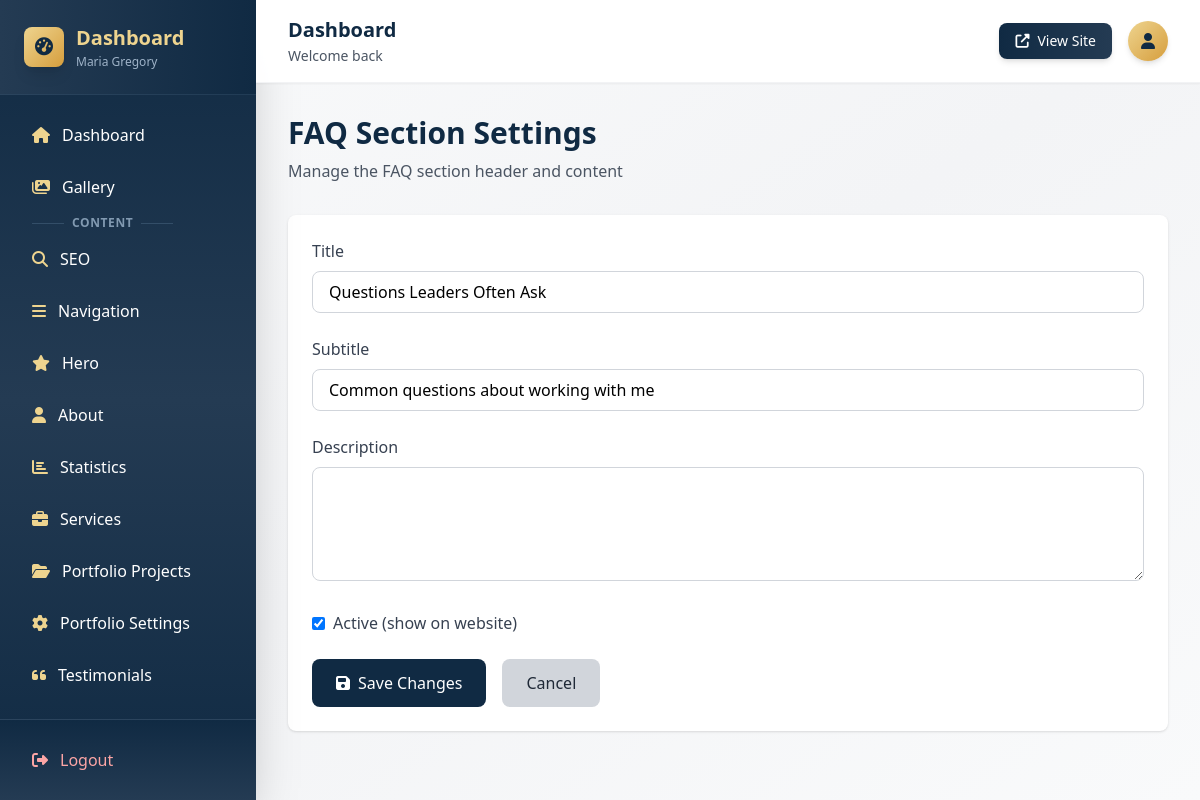
/dashboard/faq-section/ (signed in), run on the app's committed database.
### myApp/models.py (models this page shows, shortened)
class FAQSection(models.Model):
    title = models.CharField(max_length=200)
    subtitle = models.CharField(max_length=300, blank=True)
    description = models.TextField(blank=True)
    content = JSONField(default=dict, blank=True)
    is_active = models.BooleanField(default=True)
    updated_at = models.DateTimeField(auto_now=True)
    class Meta:
        verbose_name = "FAQ Section"
        verbose_name_plural = "FAQ Sections"

### myApp/dashboard_views.py (the view, shortened to what this page needs)
# urls.py: path('faq-section/', dashboard_views.faq_section_edit, name='faq_section_edit'),
@login_required
def faq_section_edit(request):
    section, created = FAQSection.objects.get_or_create(pk=1)
    context = {'section': section}
    return render(request, 'dashboard/faq_section_edit.html', context)

### myApp/templates/dashboard/faq_section_edit.html (shortened to what this page needs)
{% extends "dashboard/base.html" %}
{% block content %}
<div class="mb-8">
    <h1 class="text-3xl font-bold text-navy-900 mb-2">FAQ Section Settings</h1>
    <p class="text-gray-600">Manage the FAQ section header and content</p>
</div>
<form method="post" class="bg-white rounded-lg shadow p-6">
    <div class="mb-6">
        <label class="block text-gray-700 font-medium mb-2">Title</label>
        <input type="text" name="title" value="{{ section.title|default:'' }}" class="w-full px-4 py-2 border border-gray-300 rounded-lg focus:ring-2 focus:ring-navy-500" required>
    </div>
    <div class="mb-6">
        <label class="block text-gray-700 font-medium mb-2">Subtitle</label>
        <input type="text" name="subtitle" value="{{ section.subtitle|default:'' }}" class="w-full px-4 py-2 border border-gray-300 rounded-lg focus:ring-2 focus:ring-navy-500">
    </div>
    <div class="mb-6">
        <label class="block text-gray-700 font-medium mb-2">Description</label>
        <textarea name="description" rows="4" class="w-full px-4 py-2 border border-gray-300 rounded-lg focus:ring-2 focus:ring-navy-500">{{ section.description|default:'' }}</textarea>
    </div>
    <div class="mb-6">
        <label class="flex items-center">
            <input type="checkbox" name="is_active" {% if section.is_active %}checked{% endif %} class="mr-2">
            <span class="text-gray-700 font-medium">Active (show on website)</span>
        </label>
    </div>
    <div class="flex gap-4">
        <button type="submit" class="bg-navy-900 hover:bg-navy-800 text-white px-6 py-3 rounded-lg transition-colors">
            <i class="fas fa-save mr-2"></i>Save Changes
        </button>
        <a href="{% url 'dashboard:faqs_list' %}" class="bg-gray-300 hover:bg-gray-400 text-gray-800 px-6 py-3 rounded-lg transition-colors">
            Cancel
        </a>
    </div>
</form>
{% endblock %}

### data on the page
FAQSection: title "Questions Leaders Often Ask", subtitle "Common questions about working with me", is_active "☑"
